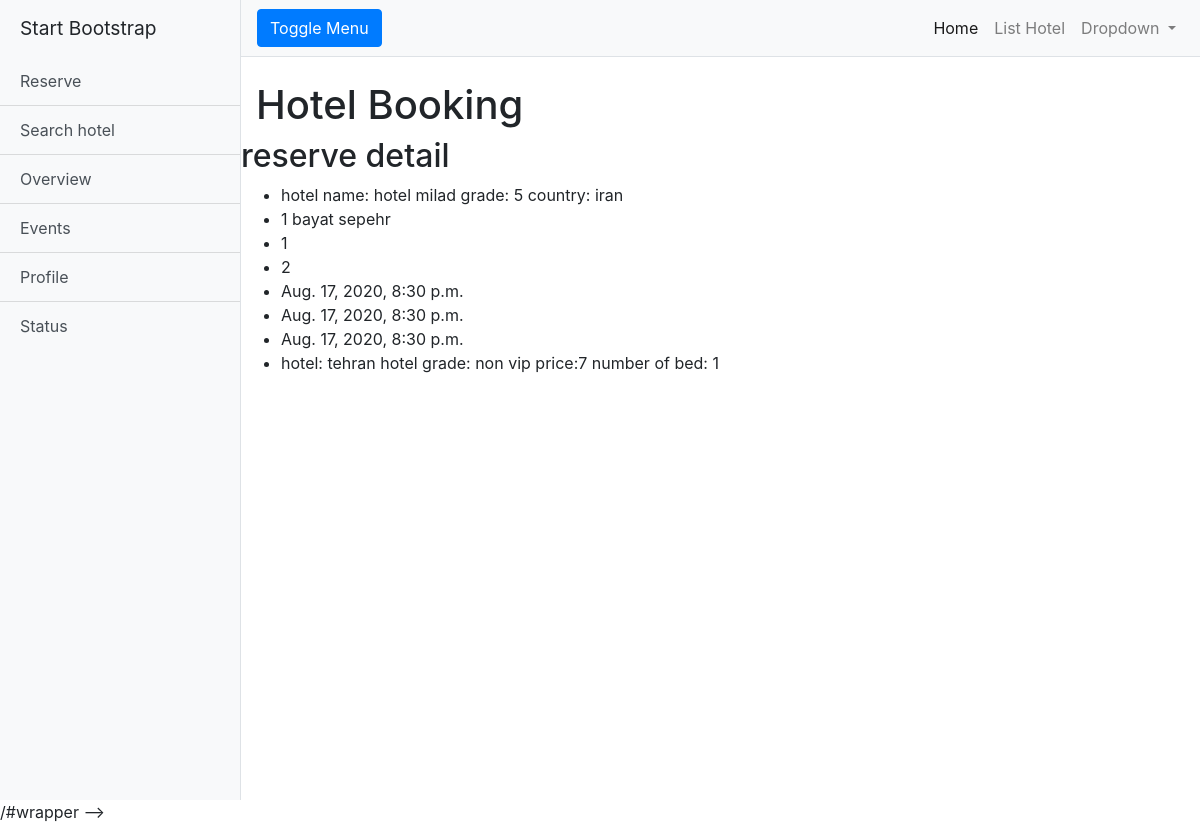
Page /reserve_detail/4/ on the committed database.
### reserve/models.py (models this page shows, shortened)
class Reservation(models.Model):
    reservation_id = models.AutoField(primary_key=True)
    no_of_children = models.PositiveSmallIntegerField(default=0)
    no_of_adult = models.PositiveSmallIntegerField(default=1)
    reservation_date_time = models.DateTimeField(default=timezone.now)
    check_in_date_time = models.DateTimeField(default=timezone.now)
    check_out_date_time = models.DateTimeField(default=timezone.now)
    customer = models.ForeignKey(Customer, on_delete=models.CASCADE, null=True, blank=True)
    hotel_reserve = models.ForeignKey(Hotel, on_delete=models.CASCADE ,null=True)
    room_reserve = models.ForeignKey(Room, on_delete=models.CASCADE ,null=True)

class Hotel(models.Model):
    hotel_id = models.AutoField(primary_key=True)
    created_time = models.DateTimeField(auto_now_add=True)
    updated_time = models.DateTimeField(auto_now=True)
    rooms_no = models.IntegerField()
    name = models.CharField(max_length=20)
    phone_no = models.BigIntegerField()
    grade = models.IntegerField()
    description = models.TextField(max_length=140, null=True)
    location = models.ForeignKey(Location, on_delete=models.CASCADE)
    image = models.ImageField(null = True , blank=True, upload_to = 'hotel_pics')
    class Meta:
        verbose_name_plural = 'Hotel'
    def __str__(self):
        return f"hotel name: {self.name} grade: {self.grade} country: {self.location.country}"

class Location(models.Model):
    country = models.CharField(max_length=100)
    city = models.CharField(max_length=100)
    address = models.TextField(null=True)

class Customer(models.Model):
    customer_id = models.AutoField(primary_key=True)
    user = models.OneToOneField(User, on_delete=models.CASCADE)
    first_name = models.CharField(max_length=50)
    last_name = models.CharField(max_length=50)
    contact_no = models.CharField(max_length=11)
    email_address = models.EmailField(null=True, blank=True)
    address = models.CharField(max_length=100)
    class Meta:
        ordering = ['first_name', 'last_name']
    def __str__(self):
        return f"{self.customer_id} {self.last_name} {self.first_name}"

class Room(models.Model):
    GRADE_1 = "non vip"
    GRADE_2 = "vip"
    GRADE_CHOICES = (
        (GRADE_1, "non vip"),
        (GRADE_2, "vip"),
    )
    created_time = models.DateTimeField(auto_now_add=True)
    updated_time = models.DateTimeField(auto_now=True)
    floor = models.IntegerField()
    number = models.IntegerField()
    capacity = models.IntegerField()
    grade = models.CharField(max_length=7, choices=GRADE_CHOICES)
    price = models.IntegerField()
    number_of_bed = models.SmallIntegerField(default=1)
    hotel = models.ForeignKey(Hotel, on_delete=models.CASCADE, related_name="room_hotel", null=True)
    image_room = models.ImageField(null = True, blank = True, upload_to ='room_pics')
    reserved = models.BooleanField(default=False)
    def __str__(self):
        return f"hotel: {self.hotel.name}  grade: {self.grade} price:{self.price} number of bed: {self.number_of_bed}"

### reserve/views.py (the view)
# urls.py: path('reserve_detail/<int:pk>/', views.ReserveDetail.as_view(), name = 'reserve-detail'),
class ReserveDetail(DetailView):
    template_name = 'reserve/reserve_detail.html'
    model = Reservation
    fields = ['no_of_children', 'no_of_adult',
    'reservation_date_time','check_in_date_time',
    'check_out_date_time', 'customer', 'hotel_reserve', 'room_reserve']

### reserve/templates/reserve/reserve_detail.html
{% extends "index.html" %}
{% block content %}
  <h2> reserve detail </h2>
  <ul>
    <li>{{object.hotel_reserve}}</li>
    <li>{{object.customer}}</li>
    <li>{{object.no_of_adult}}</li>
    <li>{{object.no_of_children}}</li>
    <li>{{object.reservation_date_time}}</li>
    <li>{{object.check_in_date_time}}</li>
    <li>{{object.check_out_date_time}}</li>
    <li>{{object.room_reserve}}</li>
  </ul>
{% endblock %}

### rows in the picture
Reservation: hotel_reserve "hotel name: hotel milad grade: 5 country: iran", customer "1 bayat sepehr", no_of_adult "1", no_of_children "2", reservation_date_time "Aug. 17, 2020, 8:30 p.m.", check_in_date_time "Aug. 17, 2020, 8:30 p.m.", check_out_date_time "Aug. 17, 2020, 8:30 p.m.", room_reserve "hotel: tehran hotel grade: non vip price:7 number of bed: 1"
